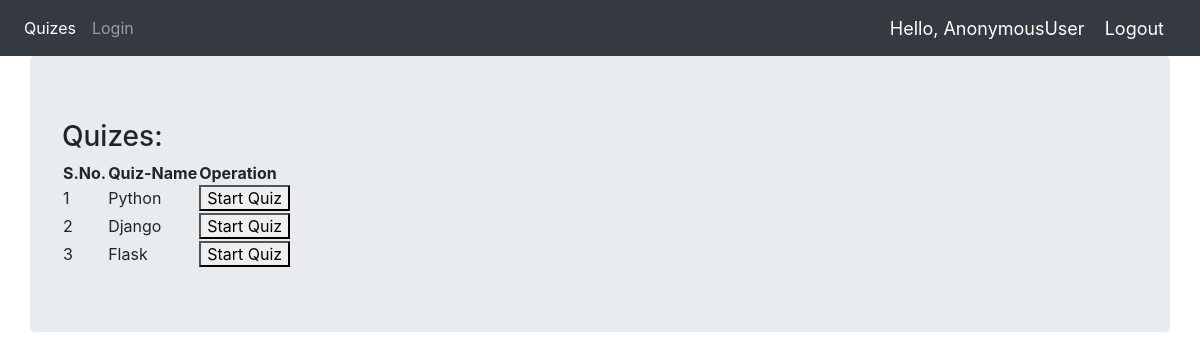
The page / on the database its author committed.
### Quiz/models.py (models this page shows, shortened)
class QuizCategory(models.Model):
    title=  models.CharField(max_length=100,unique=True)

### Quiz/views.py (the view)
# urls.py: path('',base,name='base'),
def base(request):
    context=QuizCategory.objects.all()
    return render(request,'Quiz/base.html',{'context':context})

### Quiz/templates/Quiz/base.html (shortened to what this page needs)
{% extends 'Quiz/dependencies.html' %}
{% load static%}
{% block content %}
    <div class="container jumbotron">
          <table style="border: 1px">
            <h3>Quizes:</h3>
            <tr>
              <th>S.No.</th>
              <th>Quiz-Name</th>
              <th>Operation</th>
            </tr>
            {% for category in context%}
            <tr>
              <td>{{ forloop.counter }}</td>
              <td>{{ category.title }}</td>
              {% if request.user.is_staff %}
              <td><a href="{% url 'editquiz' category.title %}"><button>Edit Quiz</button></a></td>
              {% else %}
              <td><a href="{% url 'startquiz' category.title %}"><button>Start Quiz</button></a></td>
              {% endif %}
            </tr>
            {% endfor %}
          </table>
    </div>
{% endblock %}

### rows shown on the page
QuizCategory: title "Python"
QuizCategory: title "Django"
QuizCategory: title "Flask"

### other values the page prints
{{ request.user }} "AnonymousUser"
